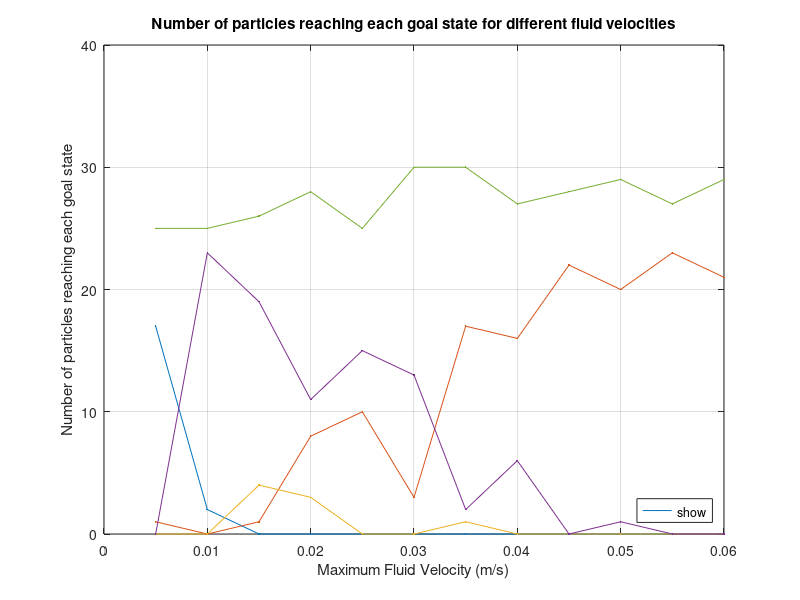

MATLAB code for this plot:
function plotResults()
%CREATEFIGURE(X1, YMatrix1)
%  X1:  vector of plot x data
%  YMATRIX1:  matrix of plot y data

%  Auto-generated by MATLAB on 08-Apr-2022 11:27:04

close all;

x = 5:5:60;
x = x ./ 1000;
yCOMSOL = [15	5	3	2	25;
15	5	2	2	25;
15	5	2	2	25;
15	5	2	2	25;
15	5	2	2	25;
15	5	2	2	25;
15	5	1	2	25;
15	5	2	1	25;
15	5	2	2	25;
15	5	2	2	25;
15	5	2	1	25;
15	5	1	2	25];
% yMATLAB = [23	13	0	0	14; %Something before?
% 3	0	0	36	11;
% 1	3	1	25	20;
% 0	13	1	14	22;
% 0	25	0	5	20;
% 0	19	1	7	19;
% 1	28	0	1	19;
% 0	26	1	1	21;
% 1	29	0	0	17;
% 0	30	0	1	18;
% 0	29	0	0	21;
% 0	25	0	0	25];
% yMATLAB = [13 20 0 0 13 %NewFlow
% 1 2 0 21 22
% 0 1 0 23 22
% 0 12 0 14 20
% 0 22 0 3 21
% 0 19 1 7 19
% 0 22 0 1 23
% 0 25 0 0 21
% 0 25 0 0 21
% 0 22 0 0 23
% 0 21 0 0 25
% 0 23 0 0 23];
% yMATLAB = [11	11	0	0	24; %Initial Velocity
% 1	1	0	33	11;
% 0	3	0	25	18;
% 1	15	2	11	17;
% 0	18	0	4	24;
% 0	22	0	4	20;
% 0	23	0	0	23;
% 0	26	0	0	20;
% 1	24	0	0	21;
% 0	20	0	0	26;
% 1	22	0	0	23;
% 0	25	0	0	20;
% ];
% yMATLAB = [12 5 0 0 19; %FlowAsVelocity
% 11 6 0 0 20;
% 11 6 0 0 20;
% 10 6 0 0 20;
% 11 7 0 0 20;
% 10 6 0 0 20;
% 10 7 0 0 20;
% 12 5 1 0 21;
% 9 10 0 0 21;
% 11 6 0 0 21;
% 13 6 0 0 22;
% 11 5 0 0 22];

%FlowAsVelocity 3
% yMATLAB = [14 6 1 4 25;
% 14 6 1 4 25;
% 14 6 1 4 25;
% 13 7 1 4 25;
% 12 8 1 3 26;
% 13 7 1 4 25;
% 12 8 1 4 25;
% 11 9 1 4 25;
% 11 8 2 4 25;
% 11 8 2 4 25;
% 10 9 2 4 25;
% 11 6 3 5 25];

%FlowAsVelocity 4
% yMATLAB = [12 2 3 6 24;
% 13 7 1 5 24;
% 0 7 8 13 22;
% 0 19 4 4 23;
% 0 18 1 2 29;
% 0 26 0 0 24;
% 0 23 0 0 27;
% 0 19 0 0 31;
% 0 20 0 0 30;
% 0 19 0 0 31;
% 0 25 0 0 25;
% 0 21 0 0 29];

%flowAsVeloxity 5
% yMATLAB = [12 15 0 0 23;
% 2 3 0 33 12;
% 1 3 0 26 20;
% 1 6 4 19 20;
% 0 8 0 16 26;
% 0 6 0 20 24;
% 0 19 0 5 26;
% 0 20 0 5 25;
% 1 21 0 0 28;
% 0 23 0 0 27;
% 4 21 0 0 25;
% 0 25 0 0 25];


% % %flowAsVeloxity 6
yMATLAB = [17 1 0 0 25;
2 0 0 23 25;
0 1 4 19 26;
0 8 3 11 28;
0 10 0 15 25;
0 3 0 13 30;
0 17 1 2 30;
0 16 0 6 27;
0 22 0 0 28;
0 20 0 1 29;
0 23 0 0 27;
0 21 0 0 29];

% %flowAsVeloxity 7
% yMATLAB = [16 13 0 0 21;
% 3 0 0 29 18;
% 3 1 0 26 20;
% 1 5 3 17 23;
% 0 2 0 23 21;
% 1 2 0 25 22;
% 0 15 0 10 25;
% 0 23 0 4 21;
% 0 22 0 0 28;
% 0 22 0 0 28;
% 0 21 0 0 29;
% 0 23 0 0 27];




% yMATLAB = [16 12 0 0 22 %slowdown 15
% 3 0 0 12 35
% 2 3 0 20 25
% 0 7 0 13 30
% 0 10 0 7 33
% 0 11 0 3 33;
% 0 0 0 0 0;
% 0 0 0 0 0;
% 0 0 0 0 0;
% 0 0 0 0 0;
% 0 0 0 0 0;
% 0 0 0 0 0;];
% %yStartDist1OLD = [97.2, 89.2, 81.8];
% yStartDist = [97.6, 95.2, 94.2, 89.6; 
%     98.4, 97.6, 96.2, 93.2; 
%     94.6, 95.4, 88, 86; 
%     90, 97.8, 83.2, 83.8; 
%     94.4, 94, 81, 80; 
%     92, 87.4, 73.8, 83.2];
% yStartDist05 = [98.8, 100, 92.2];
% yStartDist1 = [94.4, 98.8, 92.6];
% yStartDist15 = [91.4, 94.4, 89];
% yStartDist2 = [95, 91.6, 82.4];
% yOLDParticleSize = [63,81.2,80.2,69.6,66.6,71.6,78.8];
% yOLDForceCap = [84.4,85.2,88,95.2,96.4];
% yOLDFlow = [99.77777778,98.4,98.4,79.4,59.2,39,29.4];
% SEParticleSize = [2.235073949, 0.777460253, 0.952190457, 1.783878421, 0.653197265, 0.426874949, 3.923717059];
% SEForceCap = [6.593262554, 10.56303828, 2.04504822, 2.851120637, 1.339983416];
% SEFlow = [1.627540749, 1.423610434, 0.843274043, 0.742368582, 0.653197265, 2.816617357, 2.048305533];
% %SEStartDist1OLD = [0.742368582, 5.225578118, 5.019517462];
% SEStartDist = [1.1384199576606147, 0.25298221281346944, 0.06324555320336848, 1.7708754896942906;
%     0.12649110640673697, 0.12649110640673697, 0.06324555320336848, 1.0119288512538822;
%     1.0751744044572507, 0.18973665961010097, 1.2649110640673518, 1.8973665961010275;
%     0.6324555320336759, 0.06324555320336848, 2.782804340948173, 4.4904342774391;
%     1.7708754896942906, 1.8973665961010275, 5.375872022286245, 1.2649110640673518;
%     1.8973665961010275, 2.7195587877448046, 0.6957010852370443, 0.8854377448471453];
% SEStartDist05 = [0.8, 0, 2.640706976];
% SEStartDist1 = [1.146976702, 0.611010093, 2.441311123];
% SEStartDist15 = [2.733333333, 1.107549848, 3.058685266];
% SEStartDist2 = [1.406334874, 3.109841011, 3.474350459];
% SEOLDParticleSize = [4.592264026,2.274496281,3.903844259,3.550273855,3.967086812,3.396730454,3.043389923];
% SEOLDForceCap = [4.73,2.274496281,3.438345856,2.653299832,1.066666667];
% SEOLDFlow = [0.25,1,0.777460253,4.110150038,5.40945674,4.394440933,4.310710176];

% Create figure
figure1 = figure;

% Create axes
axes1 = axes('Parent',figure1);
hold(axes1,'on');

plot1 = plot(x,yMATLAB, '.-','MarkerSize',4,'MarkerFaceColor','#ff3300');
%barPlot1 = bar(axes1, x, yCOMSOL);%,"stacked");
%barPlot2 = bar(axes1, x, yMATLAB);%,"stacked");
sumAll = sum(yMATLAB,2);



set(plot1(1),'DisplayName','Goal 1');
set(plot1(2),'DisplayName','Goal 2');
set(plot1(3),'DisplayName','Goal 3');
set(plot1(4),'DisplayName','Goal 4');
set(plot1(5),'DisplayName','Goal 5');
xlabel(axes1,"Maximum Fluid Velocity (m/s)");
ylabel(axes1, 'Number of particles reaching each goal state');
ylim(axes1,[0,40]);
title(axes1,'Number of particles reaching each goal state for different fluid velocities');
box(axes1,'on');
grid(axes1,'on');
legend(axes1,'show','Location','southeast');




%plot1 = errorbar(axes1, xParticleSize, yOLDParticleSize, 'diamond-','MarkerSize',4,'MarkerEdgeColor','#808080','MarkerFaceColor','#ff3300');

% Create multiple line objects using matrix input to plot
% plot5 = errorbar(axes1, xParticleSize, yOLDParticleSize, SEOLDParticleSize,'diamond-','MarkerSize',4,'MarkerEdgeColor','#808080','MarkerFaceColor','#ff3300');
% plot6 = errorbar(axes2, xForceCap, yOLDForceCap, SEOLDForceCap, 'diamond-','MarkerSize',4,'MarkerEdgeColor','#808080','MarkerFaceColor','#008002');
% plot7 = errorbar(axes3, xFlow, yOLDFlow, SEOLDFlow,'diamond-','MarkerSize',4,'MarkerEdgeColor','#808080','MarkerFaceColor','cyan');
% plot1 = errorbar(axes1, xParticleSize, yParticleSize, SEParticleSize,'o--','MarkerSize',4,'MarkerEdgeColor','black','MarkerFaceColor','blue');
% plot2 = errorbar(axes2, xForceCap, yForceCap, SEForceCap, 'o--','MarkerSize',4,'MarkerEdgeColor','black','MarkerFaceColor','magenta');
% plot3 = errorbar(axes3, xFlow, yFlow, SEFlow,'o--','MarkerSize',4,'MarkerEdgeColor','black','MarkerFaceColor','red');
%plot05 = errorbar(axes4, xStartDist-0.05, yStartDist05, SEStartDist05,'o','MarkerSize',4,'MarkerEdgeColor','black','MarkerFaceColor','red');
%plot10 = errorbar(axes4, xStartDist, yStartDist1, SEStartDist1,'square','MarkerSize',4,'MarkerEdgeColor','black','MarkerFaceColor','blue');
%plot15 = errorbar(axes4, xStartDist+0.05, yStartDist15, SEStartDist15,'<','MarkerSize',4,'MarkerEdgeColor','black','MarkerFaceColor','magenta');
%plot20 = errorbar(axes4, xStartDist+0.1, yStartDist2,SEStartDist2,'>','MarkerSize',4,'MarkerEdgeColor','black','MarkerFaceColor','cyan');
%plot05 = errorbar(axes4, xStartDistFlow, yStartDist(:,1), SEStartDist(:,1),'o--','MarkerSize',4,'MarkerEdgeColor','black','MarkerFaceColor','red');
%plot10 = errorbar(axes4, xStartDistFlow, yStartDist(:,2), SEStartDist(:,2),'square-','MarkerSize',4,'MarkerEdgeColor','black','MarkerFaceColor','blue');
%plot15 = errorbar(axes4, xStartDistFlow, yStartDist(:,3), SEStartDist(:,3),'<-.','MarkerSize',4,'MarkerEdgeColor','black','MarkerFaceColor','magenta');
%plot20 = errorbar(axes4, xStartDistFlow, yStartDist(:,4), SEStartDist(:,4),'>:','MarkerSize',4,'MarkerEdgeColor','black','MarkerFaceColor','#008002');
%barPlot05 = bar(axes4, xStartDistFlow, yflip,"stacked");


% newYStartDistTWO = yStartDist(:,[1,3]);
% newSESTARTDISTTWO = SEStartDist(:,[1,3]);
% barPlot05 = bar(axes4, xStartDistFlow.* 200, newYStartDistTWO,"grouped");
% hold on;
% barPlot05(1).FaceColor = 'red';
% barPlot05(2).FaceColor = 'blue';
% %barPlot05(3).FaceColor = 'magenta';
% %barPlot05(4).FaceColor = '#008002';
% 
% ngroups = size(newYStartDistTWO, 1);
% nbars = size(newYStartDistTWO, 2);
% % Calculating the width for each bar group
% groupwidth = min(0.8, nbars/(nbars + 1.5));
% for i = 1:nbars
%     x = (1:ngroups) - groupwidth/2 + (2*i-1) * groupwidth / (2*nbars);
%     errorbar(x, newYStartDistTWO(:,i), newSESTARTDISTTWO(:,i), '.','Color','black');
% end
% %plot05 = errorbar(axes4, xStartDistFlow, yStartDist(:,1), SEStartDist(:,1),'MarkerSize',4,'MarkerEdgeColor','black','MarkerFaceColor','red');
% %plot10 = errorbar(axes4, xStartDistFlow, yStartDist(:,2), SEStartDist(:,2),'MarkerSize',4,'MarkerEdgeColor','black','MarkerFaceColor','blue');
% %plot15 = errorbar(axes4, xStartDistFlow, yStartDist(:,3), SEStartDist(:,3),'MarkerSize',4,'MarkerEdgeColor','black','MarkerFaceColor','magenta');
% %plot20 = errorbar(axes4, xStartDistFlow, yStartDist(:,4), SEStartDist(:,4),'MarkerSize',4,'MarkerEdgeColor','black','MarkerFaceColor','#008002');
% %plot05.LineStyle = "none";
% %plot10.LineStyle = "none";
% %plot15.LineStyle = "none";
% %plot20.LineStyle = "none";
% 
% plot1.Color = 'black';
% plot2.Color = 'black';
% plot3.Color = 'black';
% %plot05.Color = 'red';
% %plot10.Color = 'blue';
% %plot15.Color = 'magenta';
% %plot20.Color = "#008002";
% %plot05.Color = 'red';
% %plot10.Color = 'blue';
% %plot15.Color = 'magenta';
% %plot20.Color = 'cyan';
% plot5.Color = '#808080';
% plot6.Color = '#808080';
% plot7.Color = '#808080';
% set(plot1,'DisplayName','Novint Falcon haptic device based control');%Effect of particle chain length on particle control
% set(plot2,'DisplayName','Novint Falcon haptic device based control');
% set(plot3,'DisplayName','Novint Falcon haptic device based control');
% 
% set(barPlot05(1),'DisplayName','Particles start in a "Clump" formation');
% set(barPlot05(2),'DisplayName','Particles start in a "Split" formation');
% %set(barPlot05(2),'DisplayName','Particles start in a "Spread" formation');
% %set(barPlot05(3),'DisplayName','Particles start in a "Split Clump" formation');
% %set(barPlot05(4),'DisplayName','Particles start in a "Split Spread" formation');
% %set(plot05,'DisplayName','Fluid Flow of 0.5 m/s');
% %set(plot10,'DisplayName','Fluid Flow of 1 m/s');
% %set(plot15,'DisplayName','Fluid Flow of 1.5 m/s');
% %set(plot20,'DisplayName','Fluid Flow of 2 m/s');
% 
% set(plot5,'DisplayName','Keyboard based control');
% set(plot6,'DisplayName','Keyboard based control');
% set(plot7,'DisplayName','Keyboard based control');
% 
% % Create x and y labels
% xlabel(axes1,"Length of particle chain in whole particles");
% ylabel(axes1, 'Percentage of particles reaching goal state');
% ylim(axes1,[0,100]);
% xlabel(axes2,"Maximum magnetic field gradient (MA/m^2)");
% ylabel(axes2, 'Percentage of particles reaching goal state');
% ylim(axes2,[0,100]);
% xlabel(axes3,"Rate of simulated blood-flow (m/s)");
% ylabel(axes3, 'Percentage of particles reaching goal state');
% ylim(axes3,[0,100]);
% xlabel(axes4,"Fluid Flow (m/s)");
% ylabel(axes4, 'Percentage of particles reaching goal state');
% ylim(axes4,[50,100]);
% % Create title
% title(axes1,'Effect of particle chain length on particle control');
% title(axes2,'Effect of capping the magnetic force on particle control');
% title(axes3,'Effect of flow rate on percentage on particle control');
% title(axes4,'Effect of starting distribution on particle control');
% 
% 
% box(axes1,'on');
% grid(axes1,'on');
% % Create legend
% legend(axes1,'show','Location','southeast');
% box(axes2,'on');
% grid(axes2,'on');
% % Create legend
% legend(axes2,'show','Location','southeast');
% box(axes3,'on');
% grid(axes3,'on');
% % Create legend
% legend(axes3,'show','Location','southwest');
% 
% legend(axes4,'Particles start in a "Clump" formation','Particles start in a "Split" formation','Location','southwest'); %Spread" formation','Particles start in a "Split Clump" formation','Particles start in a "Split Spread" formation','','','',''
% %axes4.XAxis.TickLabels = categorical(["Clump","Line","Split"]);
% %axes4.XAxis.TickLabels = categorical(["0.005","0.01","0.015","0.02","0.025","0.03"]);
% %axes4.XAxis.TickLabels = [0.005,"",0.01,"",0.015,"",0.02,"",0.025,"",0.03];
% axes4.XAxis.TickLabels = [0.005,0.01,0.015,0.02,0.025,0.03];
% %axes4.XAxis.TickValues = [0.005,0.01,0.015,0.02,0.025,0.03];
% %axes4.XAxis.TickLabels = [0.005,0.01,0.015,0.02,0.025,0.03];
% box(axes4,'on');
% grid(axes4,'on');

